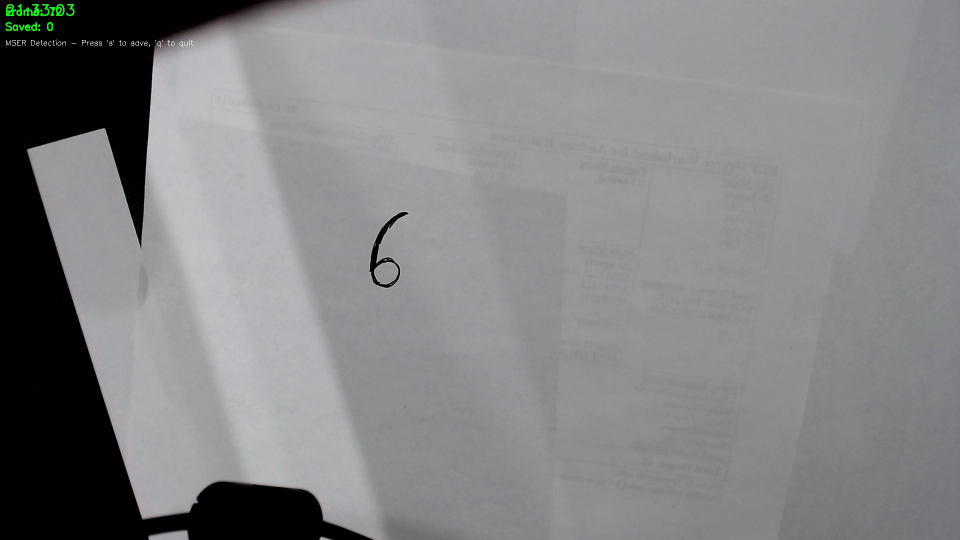
#> input picture camera/testing/mser_test_20250915_213256/mser_001_01_original.jpg, 1920 x 1080 px (shown at 1/2 size)
$ python -i realtime_mser_fast_threaded2.5.py   (imports and definitions only)
#> lines starting #> are read from the running program, lines starting #| are printed output that depends on the picture; after the words box and inside, x2 and y2 are one past the last pixel; in counts of white or black regions, pixels touching at a corner belong together
#> further down, picture is the input picture: shape (1080, 1920, 3); mean B, G, R 133.1, 130.9, 131
#!/usr/bin/env python3
"""
Real-time MSER Digit Detection with Balanced Preprocessing
A middle-ground approach between simple and enhanced preprocessing
"""

import cv2
import numpy as np
import threading
import time
import queue
from collections import deque

class BalancedMSERDigitDetector:
    def __init__(self):
        # MSER parameters optimized for small objects
        self.mser = cv2.MSER_create(
            delta=3,           # Lower for better small object detection
            min_area=80,       # Reduced for tiny digits
            max_area=120000,   # Increased for large digits
            max_variation=0.2, # Lower for better stability
            min_diversity=0.12, # Lower for more sensitive detection
            max_evolution=200,
            area_threshold=1.01,
            min_margin=0.003,
            edge_blur_size=4   # Reduced for sharper edges
        )

        # Detection parameters
        self.detection_scale = 0.5
        self.min_aspect_ratio = 0.15
        self.max_aspect_ratio = 2.5
        self.min_size = 15
        self.max_size = 200

        # Border weighting
        self.border_weight_threshold = 0.3

        # Balanced preprocessing parameters
        self.clahe_clip_limit = 1.5  # Less aggressive than Threaded3
        self.clahe_tile_size = (8, 8)
        self.contrast_alpha = 1.1    # Less aggressive than Threaded3
        self.brightness_beta = 5     # Less aggressive than Threaded3

    def enhance_contrast_clahe(self, gray):
        """Apply CLAHE (Contrast Limited Adaptive Histogram Equalization) - balanced version"""
        clahe = cv2.createCLAHE(
            clipLimit=self.clahe_clip_limit,
            tileGridSize=self.clahe_tile_size
        )
        return clahe.apply(gray)
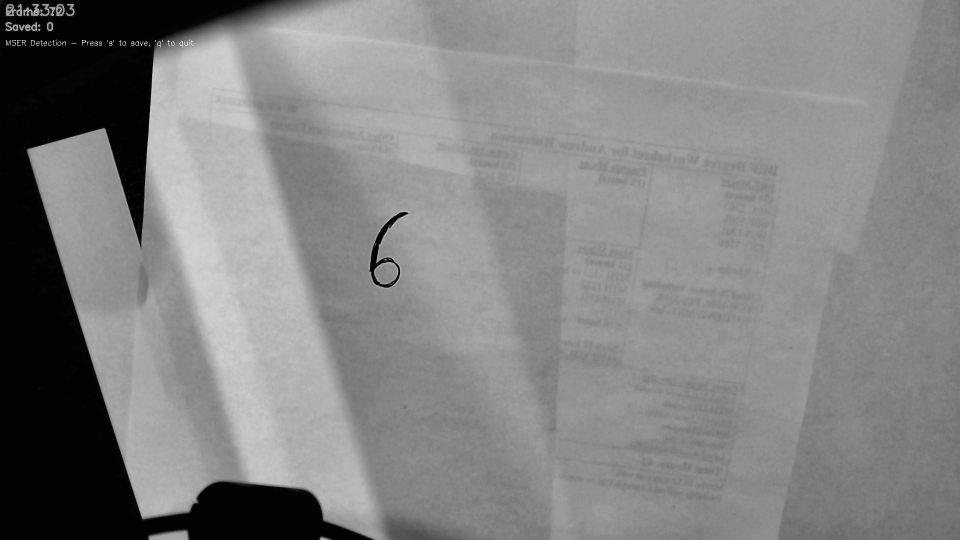
#> returned value: shape (1080, 1920) (shown at 1/2 size); min 1, max 254, mean 130.3

    def enhance_contrast_linear(self, gray):
        """Apply linear contrast enhancement - balanced version"""
        return cv2.convertScaleAbs(gray, alpha=self.contrast_alpha, beta=self.brightness_beta)
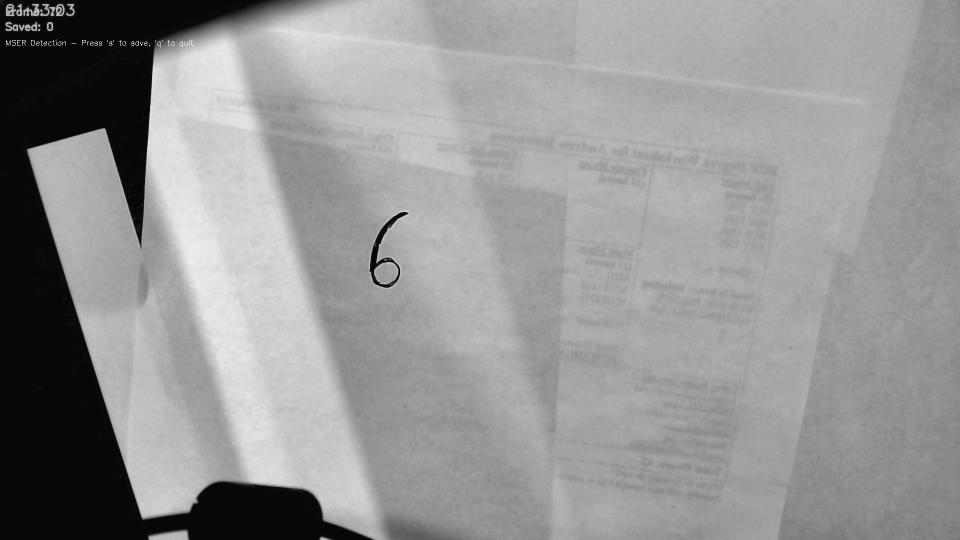
#> returned value: shape (1080, 1920) (shown at 1/2 size); min 6, max 255, mean 148.3

    def apply_bilateral_filter(self, gray):
        """Apply bilateral filter for noise reduction while preserving edges"""
        return cv2.bilateralFilter(gray, 5, 50, 50)  # Smaller kernel than Threaded3

    def preprocess_frame_balanced(self, frame):
        """Balanced preprocessing - between simple and enhanced"""
        # Convert to grayscale
        gray = cv2.cvtColor(frame, cv2.COLOR_BGR2GRAY)

        # Step 1: Light noise reduction with bilateral filter
        denoised = self.apply_bilateral_filter(gray)

        # Step 2: CLAHE for local contrast enhancement (less aggressive)
        clahe_enhanced = self.enhance_contrast_clahe(denoised)

        # Step 3: Light linear contrast enhancement
        contrast_enhanced = self.enhance_contrast_linear(clahe_enhanced)

        # Step 4: Apply Gaussian blur to reduce noise while preserving small details
        blurred = cv2.GaussianBlur(contrast_enhanced, (3, 3), 0)

        # Step 5: Apply adaptive thresholding for better small object contrast
        thresh = cv2.adaptiveThreshold(
            blurred, 255, cv2.ADAPTIVE_THRESH_GAUSSIAN_C, cv2.THRESH_BINARY, 11, 2
        )
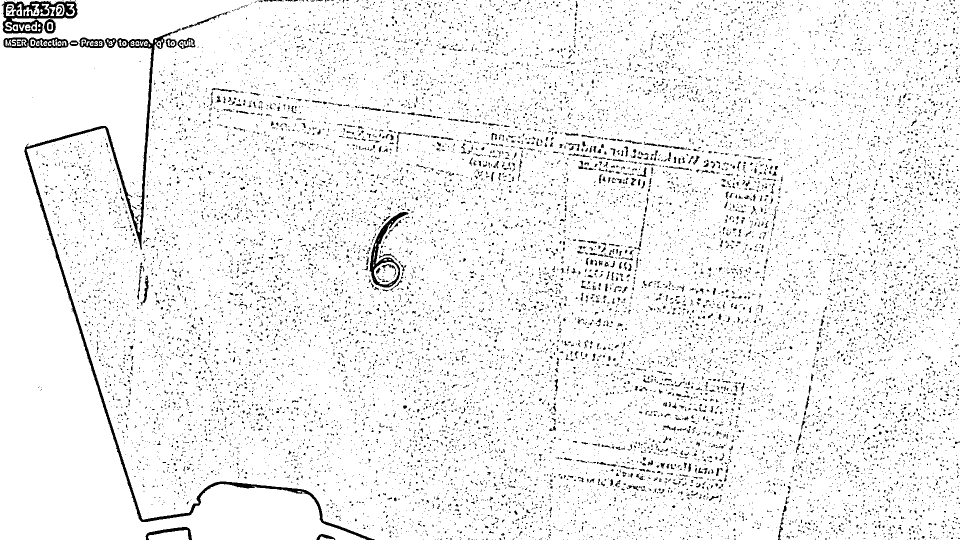
#> thresh: shape (1080, 1920) (shown at 1/2 size); 94.4% white; black in thin lines or dots

        # Step 6: Light morphological operations to clean up small noise
        kernel = cv2.getStructuringElement(cv2.MORPH_ELLIPSE, (2, 2))
        cleaned = cv2.morphologyEx(thresh, cv2.MORPH_CLOSE, kernel)
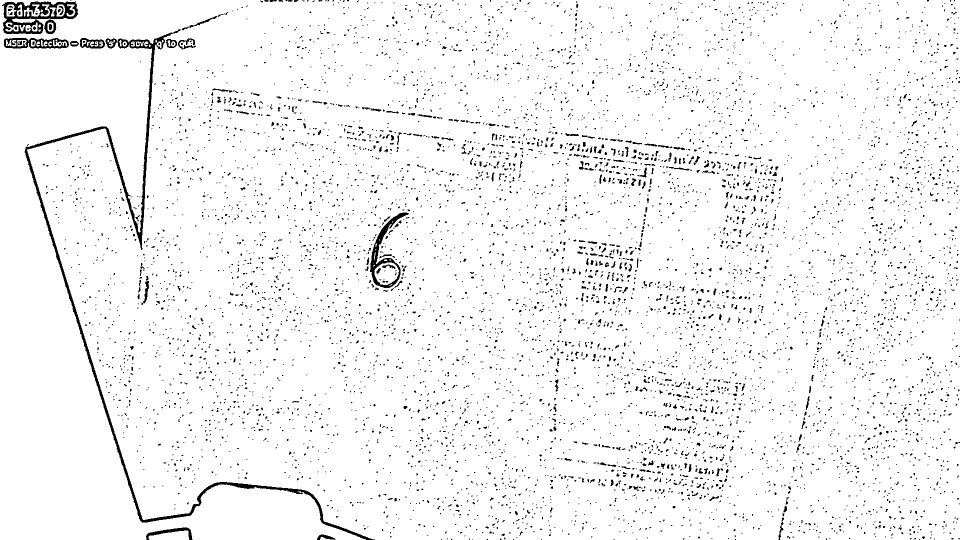
#> cleaned: shape (1080, 1920) (shown at 1/2 size); 96% white; 6928 black regions (6378 under 20 px), largest, box (x1, y1, x2, y2) and area: (49, 58, 750, 1080) 12698, (4, 2, 156, 68) 4168, (740, 425, 818, 576) 2281

        return cleaned

    def calculate_border_weight(self, x, y, w, h, frame_shape):
        """Calculate weight based on distance from borders"""
        frame_h, frame_w = frame_shape[:2]

        # Calculate distances from borders
        dist_top = y
        dist_bottom = frame_h - (y + h)
        dist_left = x
        dist_right = frame_w - (x + w)

        # Calculate minimum distance to any border
        min_dist = min(dist_top, dist_bottom, dist_left, dist_right)

        # Calculate weight (higher for regions away from borders)
        max_dist = min(frame_w, frame_h) / 2
        weight = min(1.0, min_dist / max_dist)

        return weight

    def detect_balanced(self, frame):
        """Detect objects using balanced preprocessing"""
        # Preprocess frame with balanced approach
        processed = self.preprocess_frame_balanced(frame)

        # Scale down for faster processing
        h, w = processed.shape
#> h = 1080; w = 1920
        new_h, new_w = int(h * self.detection_scale), int(w * self.detection_scale)
#> new_h = 540; new_w = 960
        scaled = cv2.resize(processed, (new_w, new_h))
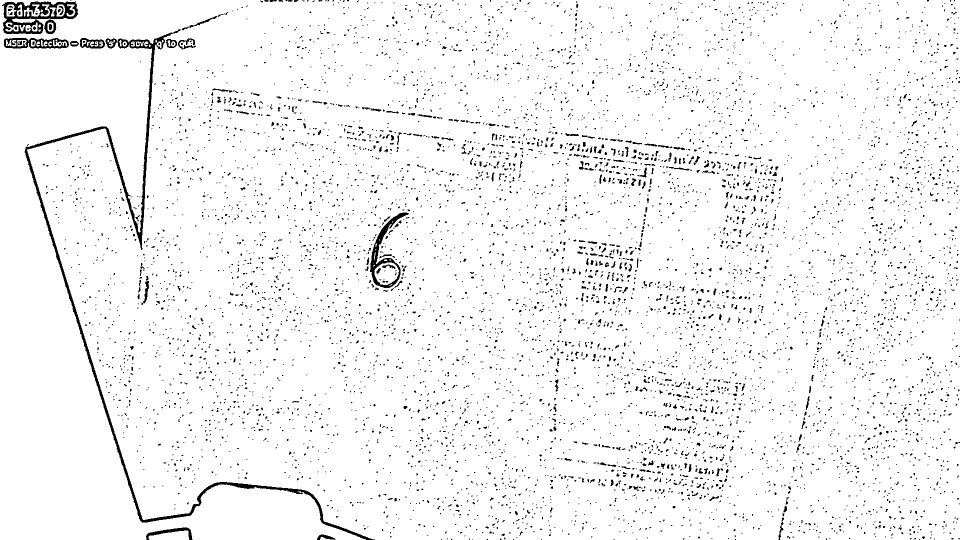
#> scaled: shape (540, 960); min 0, max 255, mean 244.8

        # Detect MSER regions
        regions, _ = self.mser.detectRegions(scaled)
#> regions = 47 items

        detections = []
        for region in regions:
            # Get bounding box
            x, y, w, h = cv2.boundingRect(region)

            # Scale back up
            x = int(x / self.detection_scale)
            y = int(y / self.detection_scale)
            w = int(w / self.detection_scale)
            h = int(h / self.detection_scale)

            # Filter by size
            if w < self.min_size or h < self.min_size or w > self.max_size or h > self.max_size:
                continue

            # Filter by aspect ratio
            aspect_ratio = w / h
            if aspect_ratio < self.min_aspect_ratio or aspect_ratio > self.max_aspect_ratio:
                continue

            # Calculate border weight
            weight = self.calculate_border_weight(x, y, w, h, frame.shape)
            if weight < self.border_weight_threshold:
                continue

            # Calculate confidence based on region stability and border weight
            # Balanced confidence calculation
            confidence = weight * 0.65 + 0.35  # Between Threaded2 and Threaded3

            detections.append({
                'bbox': (x, y, w, h),
                'confidence': confidence,
                'weight': weight
            })
#> this loop made 47 passes
#> (x, y, w, h, aspect_ratio, dist_top in calculate_border_weight, dist_bottom in calculate_border_weight, dist_left in calculate_border_weight) on passes 1, 2, 5, 6, 16, 17, 18, 22, 26, 27, 28, 29: (6, 4, 150, 64, 2.34, 4, 1012, 6), (4, 4, 152, 64, 2.38, 4, 1012, 4), (160, 76, 50, 20, 2.5, 76, 984, 160), (160, 76, 50, 20, 2.5, 76, 984, 160), (356, 76, 36, 24, 1.5, 76, 980, 356), (4, 2, 152, 66, 2.3, 2, 1012, 4), (160, 76, 50, 22, 2.27, 76, 982, 160), (1556, 1012, 18, 66, 0.273, 1012, 2, 1556), (356, 76, 36, 24, 1.5, 76, 980, 356), (364, 24, 94, 38, 2.47, 24, 1018, 364), (4, 2, 152, 66, 2.3, 2, 1012, 4), (160, 76, 50, 22, 2.27, 76, 982, 160)
#> (x, y, w, h, aspect_ratio) on passes 3, 4, 11, 12, 14, 19: (8, 76, 124, 20, 6.2), (8, 76, 130, 20, 6.5), (292, 1056, 92, 22, 4.18), (292, 1056, 92, 22, 4.18), (292, 1054, 92, 24, 3.83), (8, 76, 130, 22, 5.91)
#> after the loop, detections = 8 items

        # Remove duplicates using improved NMS
        detections = self.remove_duplicates_improved(detections)

        return detections

    def remove_duplicates_improved(self, detections):
        """Improved duplicate removal for small objects with nested detection handling"""
        if not detections:
            return []

        # Sort by area (largest first) to prioritize larger detections
        detections.sort(key=lambda x: x['bbox'][2] * x['bbox'][3], reverse=True)

        filtered = []
        for det in detections:
            x1, y1, w1, h1 = det['bbox']
            area1 = w1 * h1
            is_duplicate = False

            for existing in filtered:
                x2, y2, w2, h2 = existing['bbox']
                area2 = w2 * h2

                # Check if current detection is completely contained within existing
                if (x1 >= x2 and y1 >= y2 and
                    x1 + w1 <= x2 + w2 and y1 + h1 <= y2 + h2):
                    # Current detection is inside existing one - skip it
                    is_duplicate = True
                    break

                # Check if existing detection is completely contained within current
                if (x2 >= x1 and y2 >= y1 and
                    x2 + w2 <= x1 + w1 and y2 + h2 <= y1 + h1):
                    # Existing detection is inside current one - remove existing
                    filtered.remove(existing)
                    break

                # Calculate overlap for partial overlaps
                overlap_x = max(0, min(x1 + w1, x2 + w2) - max(x1, x2))
                overlap_y = max(0, min(y1 + h1, y2 + h2) - max(y1, y2))
                overlap_area = overlap_x * overlap_y

                if overlap_area > 0:
                    union_area = area1 + area2 - overlap_area
                    overlap_ratio = overlap_area / union_area

                    # If significant overlap, keep the larger detection
                    if overlap_ratio > 0.3:  # Reduced threshold for better filtering
                        if area1 > area2:
                            # Current is larger, remove existing
                            filtered.remove(existing)
                        else:
                            # Existing is larger, skip current
                            is_duplicate = True
                            break

            if not is_duplicate:
                filtered.append(det)
#> this loop made 8 passes
#> (x1, y1, w1, h1, area1) on passes 1 to 5: (740, 424, 78, 152, 11856), (740, 424, 78, 152, 11856), (740, 426, 78, 150, 11700), (740, 426, 76, 150, 11400), (748, 524, 50, 46, 2300)
#> (x1, y1, w1, h1) on pass 6: (750, 526, 48, 44)

        return filtered

class BalancedMSERThreadedDetector:
    # [223 lines left out: functions __init__, capture_frames, detection_worker, get_latest_detections, draw_detection_overlay, run, not called in this run]

# [3 lines not run here, left out]

>>> import cv2
>>> picture = cv2.imread('mser_test_20250915_213256/mser_001_01_original.jpg')
>>> result = BalancedMSERDigitDetector().detect_balanced(picture)

$ run again, on camera/testing/mser_test_20250915_213256/mser_001_07_digit_0_roi.jpg
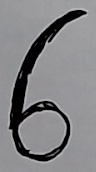
#> input picture camera/testing/mser_test_20250915_213256/mser_001_07_digit_0_roi.jpg, 96 x 172 px
#> picture is the input picture: shape (172, 96, 3); mean B, G, R 133.1, 130.7, 130.9
#> in preprocess_frame_balanced, `thresh = cv2.adaptiveThreshold( blurred, 255, cv2.ADAPTIVE_THRESH_GAUS..`:
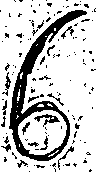
#> thresh: shape (172, 96); 78.8% white; 130 black regions (112 under 20 px), largest, box (x1, y1, x2, y2) and area: (9, 10, 87, 161) 2250, (34, 114, 60, 127) 118, (2, 72, 11, 96) 64
#> cleaned: shape (172, 96); 80.6% white; 74 black regions (59 under 20 px), largest, box (x1, y1, x2, y2) and area: (10, 11, 88, 162) 2261, (45, 117, 60, 126) 57, (35, 115, 53, 122) 53
#> in detect_balanced, `scaled = cv2.resize(processed, (new_w, new_h))`:
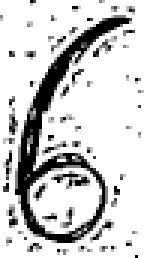
#> scaled: shape (86, 48) (shown 3 times larger); min 0, max 255, mean 205.6
#> regions = 13 items
#> the loop in detect_balanced, `for region in regions:` made 13 passes
#> (x, y, w, h, aspect_ratio, dist_top in calculate_border_weight, dist_bottom in calculate_border_weight, dist_left in calculate_border_weight) on passes 1 to 8: (10, 12, 76, 150, 0.507, 12, 10, 10), (10, 12, 78, 150, 0.52, 12, 10, 10), (10, 10, 78, 152, 0.513, 10, 10, 10), (10, 10, 78, 152, 0.513, 10, 10, 10), (2, 2, 92, 168, 0.548, 2, 2, 2), (2, 2, 92, 168, 0.548, 2, 2, 2), (20, 112, 48, 44, 1.09, 112, 16, 20), (2, 2, 92, 168, 0.548, 2, 2, 2)
#> after the loop in detect_balanced, `for region in regions:`: detections = 3 items
#> the loop in remove_duplicates_improved, `for det in detections:` made 3 passes
#> (x1, y1, w1, h1, area1) on passes 1 to 3: (18, 110, 50, 46, 2300), (20, 112, 48, 44, 2112), (20, 112, 48, 44, 2112)
#> after the loop in remove_duplicates_improved, `for det in detections:`: filtered = 1 item
